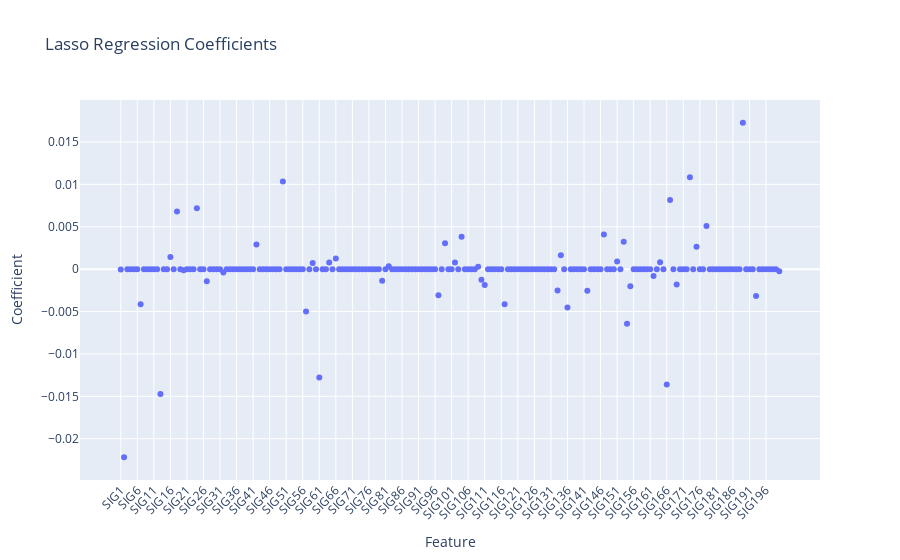

Notebook code cell kept with this figure:
### Code cell
coeff_df = pd.DataFrame({'Feature': feature_names, 'Coefficient': coefficients})


# Create an interactive scatter plot using Plotly
fig = px.scatter(coeff_df, x='Feature', y='Coefficient',
                 title='Lasso Regression Coefficients', labels={'Coefficient': 'Coefficient Value'})

# Customize layout
fig.update_layout(xaxis={'tickangle': -45, 'title': 'Feature'},
                  yaxis={'title': 'Coefficient'},
                  showlegend=False)


# Show the interactive plot
fig.show()

### Figure 1 — Plotly figure (JSON) as saved in the notebook; plotly's stock layout.template omitted (floating-point values rounded to 4 significant figures; data arrays with more than 128 entries replaced by an {"elided": "..."} marker saying what was removed)
{"data": [{"hovertemplate": "Feature=%{x}<br>Coefficient Value=%{y}<extra></extra>", "legendgroup": "", "marker": {"color": "#636efa", "symbol": "circle"}, "mode": "markers", "name": "", "orientation": "v", "showlegend": false, "type": "scatter", "x": {"elided": "200 str values"}, "xaxis": "x", "y": {"elided": "200 float values"}, "yaxis": "y"}], "layout": {"legend": {"tracegroupgap": 0}, "showlegend": false, "title": {"text": "Lasso Regression Coefficients"}, "xaxis": {"anchor": "y", "domain": [0, 1], "tickangle": -45, "title": {"text": "Feature"}}, "yaxis": {"anchor": "x", "domain": [0, 1], "title": {"text": "Coefficient"}}}}
